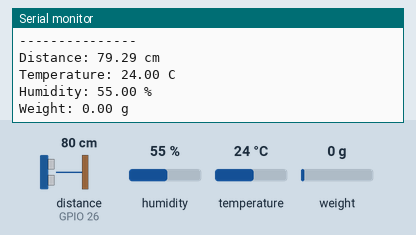
This sketch was run on a simulated ESP32. Parts: the last lines printed to the serial monitor. Wiring (inferred from the names in the program): ultrasonic range finder: trigger GPIO 25; echo GPIO 26. Inputs (shaded band) come from the test bench; at power-on: distance to the obstacle (sensor on GPIO 26) 80 cm, humidity 55 %, weight on the scale 0 g, temperature 24 °C. The echo pulse lasts 58.3 µs per cm; WiFi joins after 1.5 s; servers stay silent unless stated; random numbers use the default seed unless the sketch sets one; no MQTT or app messages arrive unless stated.

Above: at 3.7 s.
3.8 s: distance to the obstacle (sensor on GPIO 26) set to 299 cm
10.6 s: humidity set to 22 %
At 13.5 s:
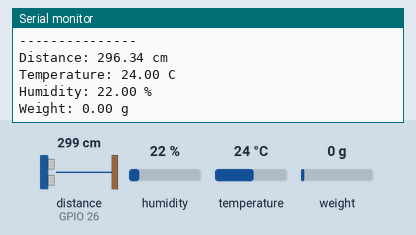
13.6 s: weight on the scale set to 100 g
At 16.4 s:
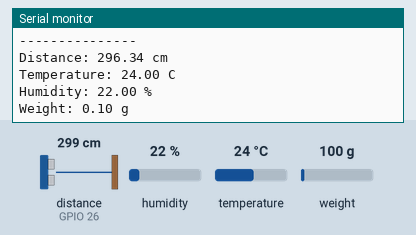
16.6 s: temperature set to 12 °C
At 19.3 s:
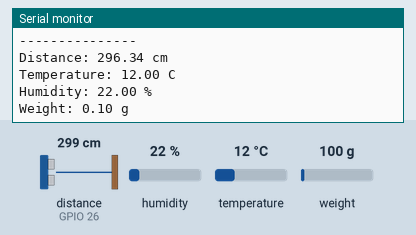
19.6 s: distance to the obstacle (sensor on GPIO 26) set to 2 cm
22.6 s: weight on the scale set to 1250 g
At 23.9 s:
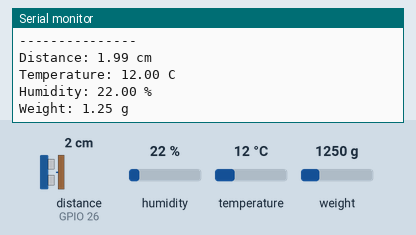
Timing chart, 0 to 25.6 s (numbered marks = the images above; inputs shaded):
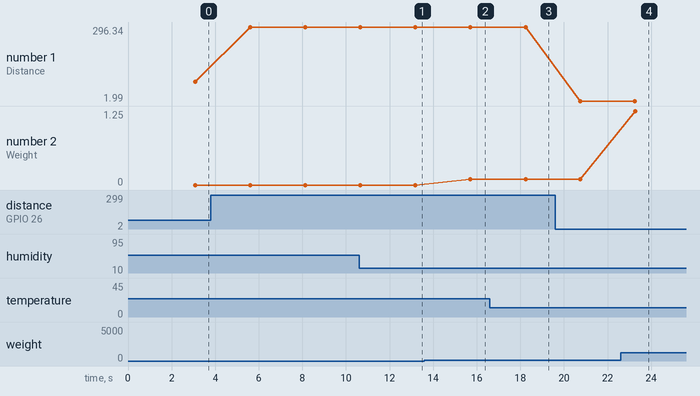

The sketch:

ESP_MQTT_Communication.ino
```cpp
#include <WiFi.h>
#include <PubSubClient.h>
#include "HX711.h"
#include "DHT.h"
#include <ArduinoJson.h>

// =======================
// WIFI CONFIG
// =======================

const char* ssid = "Believe It";
const char* password = "6295141.3";

// MQTT Broker IP
const char* mqtt_server = "10.149.201.155";

// =======================
// PIN DEFINITIONS
// =======================

// HX711
#define HX711_DT 4
#define HX711_SCK 5

// Ultrasonic
#define TRIG_PIN 25
#define ECHO_PIN 26

// DHT22
#define DHT_PIN 15
#define DHT_TYPE DHT22

// =======================
// OBJECTS
// =======================

WiFiClient espClient;
PubSubClient client(espClient);

HX711 scale;
DHT dht(DHT_PIN, DHT_TYPE);

// =======================
// VARIABLES
// =======================

long duration;
float distanceCm;

float temperature;
float humidity;

float weight;

// Change this after calibration
float calibration_factor = -300.0;

// =======================
// WIFI
// =======================

void setup_wifi() {
  delay(10);

  Serial.println();
  Serial.print("Connecting to WiFi: ");
  Serial.println(ssid);

  WiFi.begin(ssid, password);

  while (WiFi.status() != WL_CONNECTED) {
    delay(500);
    Serial.print(".");
  }

  Serial.println("\nWiFi connected");
  Serial.print("ESP32 IP: ");
  Serial.println(WiFi.localIP());
}

// =======================
// MQTT RECONNECT
// =======================

void reconnectMQTT() {
  while (!client.connected()) {

    Serial.print("Connecting to MQTT...");

    String clientId = "ESP32WarehouseNode-";
    clientId += String(random(0xffff), HEX);

    if (client.connect(clientId.c_str())) {
      Serial.println("connected");
    } else {
      Serial.print("failed, rc=");
      Serial.print(client.state());
      Serial.println(" retrying in 2 sec");
      delay(2000);
    }
  }
}

// =======================
// READ ULTRASONIC
// =======================

float readUltrasonic() {

  digitalWrite(TRIG_PIN, LOW);
  delayMicroseconds(2);

  digitalWrite(TRIG_PIN, HIGH);
  delayMicroseconds(10);

  digitalWrite(TRIG_PIN, LOW);

  duration = pulseIn(ECHO_PIN, HIGH);

  distanceCm = duration * 0.034 / 2;

  return distanceCm;
}

// =======================
// SETUP
// =======================

void setup() {

  Serial.begin(115200);

  // Ultrasonic
  pinMode(TRIG_PIN, OUTPUT);
  pinMode(ECHO_PIN, INPUT);

  // DHT
  dht.begin();

  // HX711
  scale.begin(HX711_DT, HX711_SCK);

  scale.set_scale(calibration_factor);
  scale.tare();

  Serial.println("HX711 initialized");

  setup_wifi();

  client.setServer(mqtt_server, 1883);
}

// =======================
// LOOP
// =======================

void loop() {

  if (!client.connected()) {
    reconnectMQTT();
  }

  client.loop();

  // =======================
  // READ SENSORS
  // =======================

  distanceCm = readUltrasonic();

  temperature = dht.readTemperature();
  humidity = dht.readHumidity();

  weight = scale.get_units(5)/1000;

  // =======================
  // SERIAL DEBUG
  // =======================

  Serial.println("---------------");

  Serial.print("Distance: ");
  Serial.print(distanceCm);
  Serial.println(" cm");

  Serial.print("Temperature: ");
  Serial.print(temperature);
  Serial.println(" C");

  Serial.print("Humidity: ");
  Serial.print(humidity);
  Serial.println(" %");

  Serial.print("Weight: ");
  Serial.print(weight);
  Serial.println(" g");

  // =======================
  // MQTT PUBLISH
  // =======================

  // LOAD CELL
  StaticJsonDocument<128> loadDoc;

  loadDoc["weight"] = weight;

  char loadBuffer[128];

  serializeJson(loadDoc, loadBuffer);

  client.publish("sensor/loadcell", loadBuffer);

  // ULTRASONIC
  StaticJsonDocument<128> ultraDoc;

  ultraDoc["distance"] = distanceCm;

  char ultraBuffer[128];

  serializeJson(ultraDoc, ultraBuffer);

  client.publish("sensor/ultrasonic", ultraBuffer);

  // DHT22
  StaticJsonDocument<128> dhtDoc;

  dhtDoc["temperature"] = temperature;
  dhtDoc["humidity"] = humidity;

  char dhtBuffer[128];

  serializeJson(dhtDoc, dhtBuffer);

  client.publish("sensor/dht22", dhtBuffer);

  // =======================
  // OPTIONAL EVENTS
  // =======================

  // =======================
  // DELIVERY COMPLETE
  // =======================

  static bool packagePresent = false;
  static unsigned long unloadTime = 0;
  static bool deliverySent = false;

  // Package detected
  if (weight > 1) {

    packagePresent = true;
    deliverySent = false;
    unloadTime = 0;
    StaticJsonDocument<128> eventDoc;

    eventDoc["type"] = "PACKAGE_COLLECTED";
    eventDoc["message"] = "Package detected on rover";

    char eventBuffer[128];

    serializeJson(eventDoc, eventBuffer);

    client.publish("system/event", eventBuffer);
  }

  // Package removed
  if (packagePresent && weight < 0.5) {

    if (unloadTime == 0) {
      unloadTime = millis();
    }

    // Wait 2 sec after unload
    if ((millis() - unloadTime > 2000) && !deliverySent) {

      StaticJsonDocument<128> deliveryDoc;

      deliveryDoc["type"] = "DELIVERY_COMPLETE";
      deliveryDoc["message"] = "Delivery complete";

      char deliveryBuffer[128];

      serializeJson(deliveryDoc, deliveryBuffer);

      client.publish("system/event", deliveryBuffer);

      Serial.println("DELIVERY COMPLETE SENT");

      deliverySent = true;
      packagePresent = false;
    }
  }

  // INTRUSION ALERT
  if (distanceCm < 20) {

    StaticJsonDocument<128> alertDoc;

    alertDoc["type"] = "PROXIMITY_ALERT";
    alertDoc["message"] = "Restricted zone intrusion detected";

    char alertBuffer[128];

    serializeJson(alertDoc, alertBuffer);

    client.publish("system/event", alertBuffer);
  }

  delay(2000);
}
```

Measured:
- after the input at 10.6 s, the serial monitor: prints a new line after 2.6 s (image 1)
- after the input at 13.6 s, the serial monitor: prints a new line after 2.1 s (image 2)
- after the input at 16.6 s, the serial monitor: prints a new line after 1.6 s (image 3)
- after the input at 22.6 s, the serial monitor: prints a new line after 0.66 s (image 4)
- plotted number 1: 79.29 → 296.34 after the input at 3.8 s, 296.34 → 1.99 after the input at 19.6 s
- plotted number 2: 0 → 0.1 after the input at 13.6 s, 0.1 → 1.25 after the input at 22.6 s
